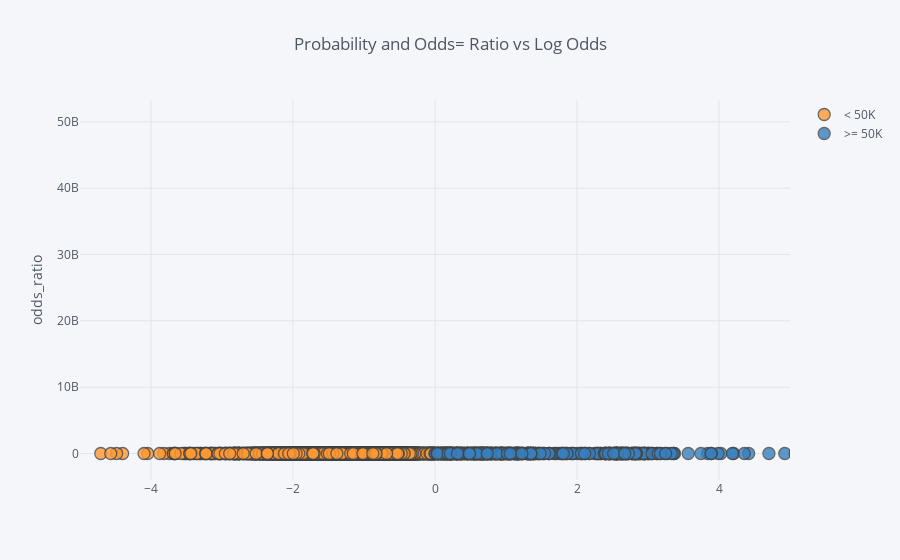

Source (notebook cell):
### Code cell
yhat.iplot(x='log_odds', y='odds_ratio', 
           yTitle='odds_ratio', xrange=(-5, 5),
           title='Probability and Odds= Ratio vs Log Odds', categories='classes')

### Figure 1 — Plotly figure (JSON) as saved in the notebook; plotly's stock layout.template omitted (floating-point values rounded to 4 significant figures; data arrays with more than 128 entries replaced by an {"elided": "..."} marker saying what was removed)
{"data": [{"marker": {"color": "rgba(255, 153, 51, 1.0)", "line": {"width": 1.3}, "opacity": 0.8, "size": 12, "symbol": "circle"}, "mode": "markers", "name": "< 50K", "textfont": {"color": "#4D5663"}, "type": "scatter", "uid": "19d234ad-4d0b-4fa4-90ec-3bd97f0ad3dd", "x": {"elided": "12301 float values"}, "y": {"elided": "12301 float values"}}, {"marker": {"color": "rgba(55, 128, 191, 1.0)", "line": {"width": 1.3}, "opacity": 0.8, "size": 12, "symbol": "circle"}, "mode": "markers", "name": ">= 50K", "textfont": {"color": "#4D5663"}, "type": "scatter", "uid": "d549fc3b-ab58-4481-9cc4-050cd36bc663", "x": {"elided": "724 float values"}, "y": {"elided": "724 float values"}}], "layout": {"legend": {"bgcolor": "#F5F6F9", "font": {"color": "#4D5663"}}, "paper_bgcolor": "#F5F6F9", "plot_bgcolor": "#F5F6F9", "title": {"font": {"color": "#4D5663"}, "text": "Probability and Odds= Ratio vs Log Odds"}, "xaxis": {"gridcolor": "#E1E5ED", "range": [-5, 5], "showgrid": true, "tickfont": {"color": "#4D5663"}, "title": {"font": {"color": "#4D5663"}, "text": ""}, "zerolinecolor": "#E1E5ED"}, "yaxis": {"gridcolor": "#E1E5ED", "showgrid": true, "tickfont": {"color": "#4D5663"}, "title": {"font": {"color": "#4D5663"}, "text": "odds_ratio"}, "zerolinecolor": "#E1E5ED"}}}
